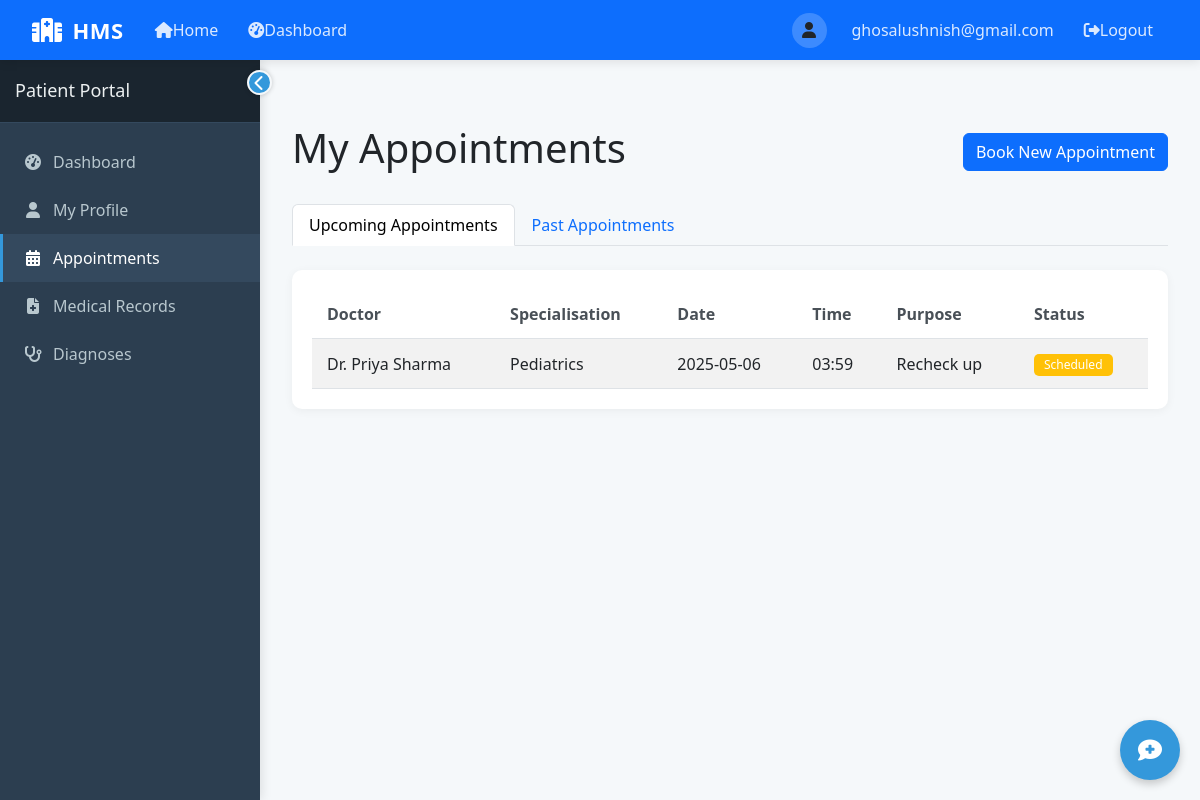
/patient/appointments (signed in), run on an earlier commit of the app's database.
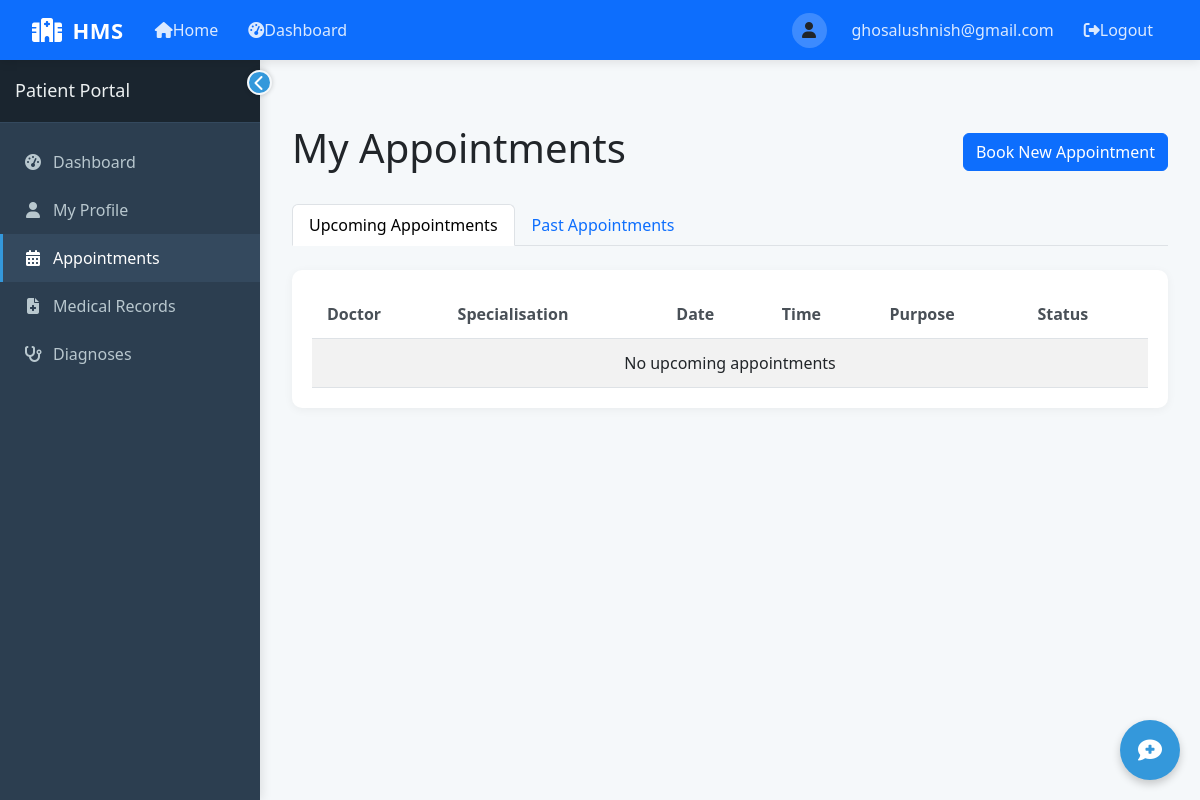
And on a later commit of the database.
### tables this page shows
CREATE TABLE Appointment (
            AppointmentID INTEGER PRIMARY KEY AUTOINCREMENT,
            PatientID INTEGER NOT NULL,
            DoctorID INTEGER NOT NULL,
            Date DATE NOT NULL,
            Time TEXT NOT NULL,
            Status TEXT DEFAULT 'Scheduled' CHECK (Status IN ('Scheduled', 'Completed', 'Cancelled')),
            Purpose TEXT,
            FOREIGN KEY (PatientID) REFERENCES Patient(PatientID),
            FOREIGN KEY (DoctorID) REFERENCES Doctor(DoctorID)
        );

CREATE TABLE Doctor (
            DoctorID INTEGER PRIMARY KEY AUTOINCREMENT,
            Name TEXT NOT NULL,
            Specialisation TEXT NOT NULL,
            Username TEXT NOT NULL UNIQUE,
            Password TEXT NOT NULL,
            ContactNumber TEXT,
            Email TEXT,
            AddedByAdmin INTEGER,
            JoinDate DATE DEFAULT CURRENT_DATE,
            FOREIGN KEY (AddedByAdmin) REFERENCES Admin(AdminID)
        );

### app.py (the view)
@app.route('/patient/appointments')
def patient_appointments():
    if 'user_id' not in session or session['user_type'] != 'patient':
        return redirect(url_for('login'))
    patient_id = session['user_id']
    current_date = datetime.now().strftime('%Y-%m-%d')  # Add current date
    conn = get_db_connection()
    upcoming = conn.execute('''
    SELECT a.*, d.Name as DoctorName, d.Specialisation as DoctorSpecialisation
    FROM Appointment a
    JOIN Doctor d ON a.DoctorID = d.DoctorID
    WHERE a.PatientID = ? AND a.Status = 'Scheduled' AND a.Date >= date('now')
    ORDER BY a.Date, a.Time
    ''', (patient_id,)).fetchall()
    past = conn.execute('''
    SELECT a.*, d.Name as DoctorName, d.Specialisation as DoctorSpecialisation
    FROM Appointment a
    JOIN Doctor d ON a.DoctorID = d.DoctorID
    WHERE a.PatientID = ? AND (a.Status != 'Scheduled' OR a.Date < date('now'))
    ORDER BY a.Date DESC, a.Time
    ''', (patient_id,)).fetchall()
    conn.close()
    return render_template('patient/appointments.html',
                          upcoming=upcoming,
                          past=past,
                          current_date=current_date)  # Add current_date here

### app.py (called while the page is built)
def get_db_connection():
    conn = sqlite3.connect(DB_PATH)
    conn.row_factory = sqlite3.Row
    return conn

### templates/patient/appointments.html (shortened to what this page needs)
{% extends "layout.html" %}
{% block content %}
<div class="container-fluid py-4">
    <div class="d-flex justify-content-between align-items-center mb-4">
        <h1>My Appointments</h1>
        <a href="{{ url_for('patient_book_appointment') }}" class="btn btn-primary">Book New Appointment</a>
    </div>
    <ul class="nav nav-tabs mb-4" id="appointmentTabs" role="tablist">
        <li class="nav-item" role="presentation">
            <button class="nav-link active" id="upcoming-tab" data-bs-toggle="tab" data-bs-target="#upcoming" type="button" role="tab" aria-controls="upcoming" aria-selected="true">Upcoming Appointments</button>
        </li>
        <li class="nav-item" role="presentation">
            <button class="nav-link" id="past-tab" data-bs-toggle="tab" data-bs-target="#past" type="button" role="tab" aria-controls="past" aria-selected="false">Past Appointments</button>
        </li>
    </ul>
    <div class="tab-content" id="appointmentTabsContent">
        <div class="tab-pane fade show active" id="upcoming" role="tabpanel" aria-labelledby="upcoming-tab">
            <div class="card">
                <div class="card-body">
                    <div class="table-responsive">
                        <table class="table table-striped">
                            <thead>
                                <tr>
                                    <th>Doctor</th>
                                    <th>Specialisation</th>
                                    <th>Date</th>
                                    <th>Time</th>
                                    <th>Purpose</th>
                                    <th>Status</th>
                                </tr>
                            </thead>
                            <tbody>
                                {% for appointment in upcoming %}
                                <tr>
                                    <td>{{ appointment.DoctorName }}</td>
                                    <td>{{ appointment.DoctorSpecialisation }}</td>
                                    <td>{{ appointment.Date }}</td>
                                    <td>{{ appointment.Time }}</td>
                                    <td>{{ appointment.Purpose }}</td>
                                    <td>
                                        <span class="badge {% if appointment.Status == 'Scheduled' %}bg-warning{% elif appointment.Status == 'Completed' %}bg-success{% else %}bg-danger{% endif %}">
                                            {{ appointment.Status }}
                                        </span>
                                    </td>
                                </tr>
                                {% else %}
                                <tr>
                                    <td colspan="6" class="text-center">No upcoming appointments</td>
                                </tr>
                                {% endfor %}
                            </tbody>
                        </table>
                    </div>
                </div>
            </div>
        </div>
    </div>
</div>
{% endblock %}

What changed in the data, as far as the page shows it:
no longer on this page (row edited): Appointment: DoctorName "Dr. Priya Sharma", DoctorSpecialisation "Pediatrics", Date "2025-05-06", Time "03:59", Purpose "Recheck up", Status "Scheduled"
Also different on the page:
text now shown: "No upcoming appointments"
